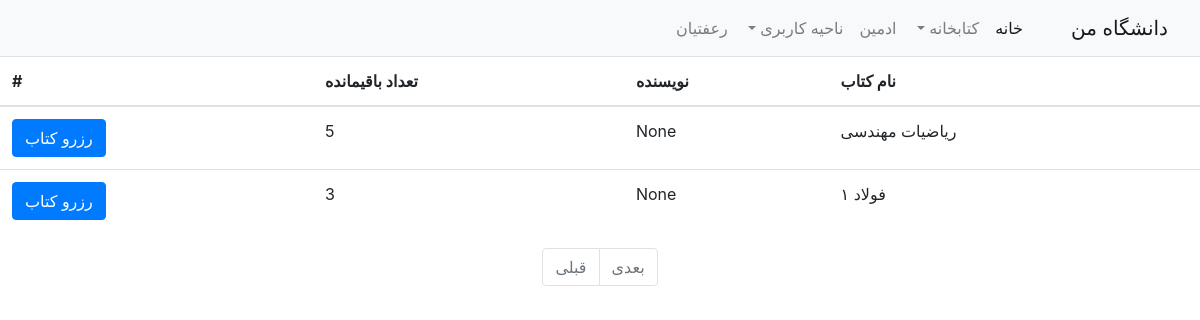
The app's page /library/ (signed in), older data.
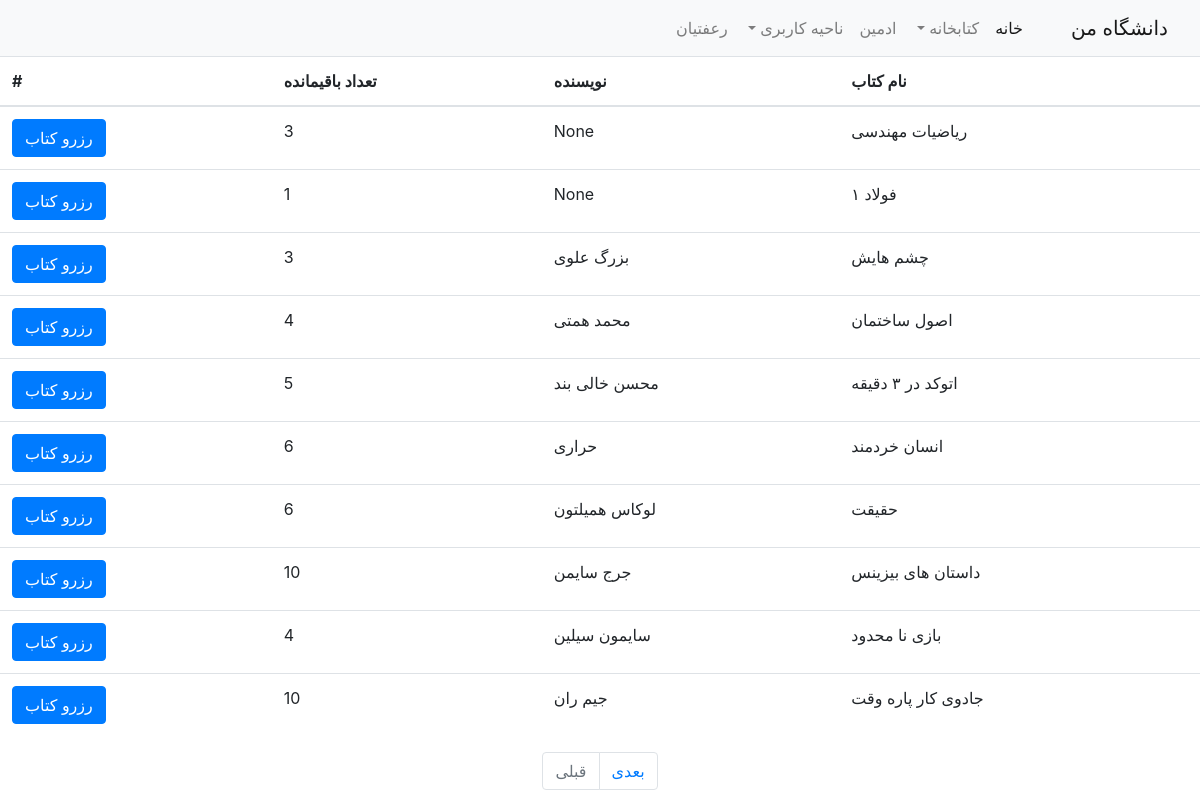
The same page, newer data.
### account/models.py (models this page shows, shortened)
class User(AbstractBaseUser):
    first_name = models.CharField(max_length=60)
    last_name = models.CharField(max_length=100)
    avatar = models.ImageField(null=True,blank=True)
    last_login = models.DateTimeField(auto_now=True)
    email = models.EmailField(verbose_name='email address', max_length=255, unique=True)
    position = models.ForeignKey(Position, on_delete=models.CASCADE, blank=True, null=True)
    identifier = models.PositiveIntegerField(unique=True, blank=True, null=True)
    is_active = models.BooleanField(default=True)
    is_staff = models.BooleanField(default=False)
    is_superuser = models.BooleanField(default=False)
    is_admin = models.BooleanField(default=False)
    is_student = models.BooleanField(default=True)
    USERNAME_FIELD = 'identifier'
    REQUIRED_FIELDS = ['first_name', 'last_name', 'email']
    objects = CustomUserManager()

### library/models.py (models this page shows, shortened)
class Book(models.Model):
    name = models.CharField(max_length=60)
    faculty = models.ForeignKey(Faculty, on_delete=models.CASCADE)
    quantity = models.PositiveSmallIntegerField()
    picture = models.ImageField(null=True, blank=True)
    author = models.CharField(max_length=60, blank=True, null=True)
    @property
    def reminded(self):
        return self.quantity - Lend.objects.filter(book=self).count()

### library/views.py (the view, shortened to what this page needs)
# urls.py: path('', BookList.as_view(), name='library'),
class BookList(LoginRequiredMixin, ListView):
    paginate_by = 10
    login_url = reverse_lazy('account:login')
    template_name = 'library/index.html'
    context_object_name = 'books'
    def get_queryset(self):
        return Book.objects.filter(faculty=self.request.user.position.department.faculty)
    def get_context_data(self, *args, object_list=None, **kwargs):
        context = super(BookList, self).get_context_data(*args, object_list=None, **kwargs)
        if 'status' in self.request.session and 'book_lent' in self.request.session:
            context['status'] = self.request.session['status']
            context['book_lent'] = Book.objects.get(id=self.request.session['book_lent']).name
            self.flushLentDataSession()
        return context

### library/templates/library/index.html (shortened to what this page needs)
{% extends 'account/layout.html' %}
{% block body %}
    <table class="table">
        <thead>
        <tr>
            <th>نام کتاب</th>
            <th>نویسنده</th>
            <th>تعداد باقیمانده</th>
            <th>#</th>
        </tr>
        </thead>
        <tbody>
        {% for book in books %}
            <tr>
                <td>{{ book.name }}</td>
                <td>{{ book.author }}</td>
                <td>{{ book.reminded }}</td>
                <td>
                    <form method="post" action="{% url 'lendout' %}">
                        <input type="submit" class="btn btn-primary" value="رزرو کتاب"></input>
                    </form>
                </td>
            </tr>
        {% endfor %}
        </tbody>
    </table>
    <nav aria-label="Page navigation example">
        <ul class="pagination justify-content-center" style="direction: ltr">
            {% if page_obj.has_previous %}
                <li class="page-item "><a class="page-link" href="?page={{ page_obj.previous_page_number }}">قبلی</a>
                </li>
            {% else %}
                <li class="page-item disabled"><a class="page-link" href="#">قبلی</a></li>
            {% endif %}
            {% if page_obj.has_next %}
                <li class="page-item"><a class="page-link" href="?page={{ page_obj.next_page_number }}">بعدی</a></li>
            {% else %}
                <li class="page-item disabled"><a class="page-link" href="#">بعدی</a></li>
            {% endif %}
        </ul>
    </nav>
{% endblock %}

### account/templates/account/layout.html (shortened to what this page needs)
<!doctype html>
<html lang="en">
<head>
    <link rel="stylesheet" href="https://cdn.jsdelivr.net/npm/bootstrap@4.6.0/dist/css/bootstrap.min.css"
>
</head>
<body>
<nav class="navbar navbar-expand-lg navbar-light bg-light">
    <a class="navbar-brand" href="#">دانشگاه من</a>
    <div class="collapse navbar-collapse" id="navbarNavDropdown">
        <ul class="navbar-nav">
            <li class="nav-item active">
                <a class="nav-link" href="#">خانه <span class="sr-only">(current)</span></a>
            </li>
            <li class="nav-item dropdown">
                <a class="nav-link dropdown-toggle" href="#" id="library" role="button"
                   data-toggle="dropdown" aria-haspopup="true" aria-expanded="false">
                    کتابخانه
                </a>
            </li>
            <li class="nav-item">
                <a class="nav-link" href="/admin">ادمین</a>
            </li>
            <li class="nav-item dropdown">
                <a class="nav-link dropdown-toggle" href="#" id="navbarDropdownMenuLink" role="button"
                   data-toggle="dropdown" aria-haspopup="true" aria-expanded="false">
                    ناحیه کاربری
                </a>
            </li>
            <li class="nav-item"><a class="nav-link" href="#">{{ user.last_name }}</a></li>
        </ul>
    </div>
</nav>
{% block body %}
{% endblock %}
</body>
</html>

### account/templates/account/layout.html (style rules this page uses)
body { direction: rtl; }

Row changes from the older to the newer data that the page shows:
changed Book "ریاضیات مهندسی": reminded "5" → "3"
changed Book "فولاد ۱": reminded "3" → "1"
added Book: name "چشم هایش", author "بزرگ علوی", reminded "3"
added Book: name "اصول ساختمان", author "محمد همتی", reminded "4"
added Book: name "اتوکد در ۳ دقیقه", author "محسن خالی بند", reminded "5"
added Book: name "انسان خردمند", author "حراری", reminded "6"
added Book: name "حقیقت", author "لوکاس همیلتون", reminded "6"
added Book: name "داستان های بیزینس", author "جرج سایمن", reminded "10"
added Book: name "بازی نا محدود", author "سایمون سیلین", reminded "4"
added Book: name "جادوی کار پاره وقت", author "جیم ران", reminded "10"
